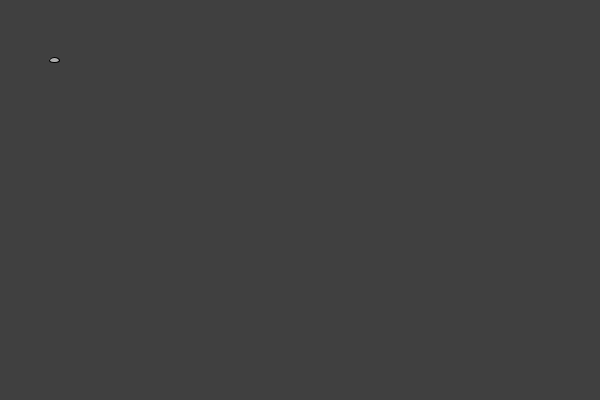
Frame 1 (no input)
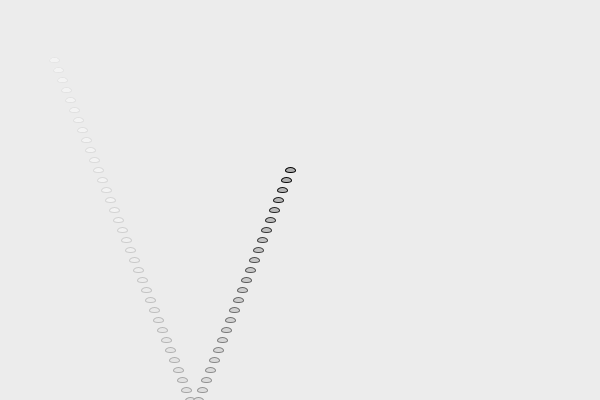
Frame 60 (the mouse pressed at the canvas centre just before this capture)
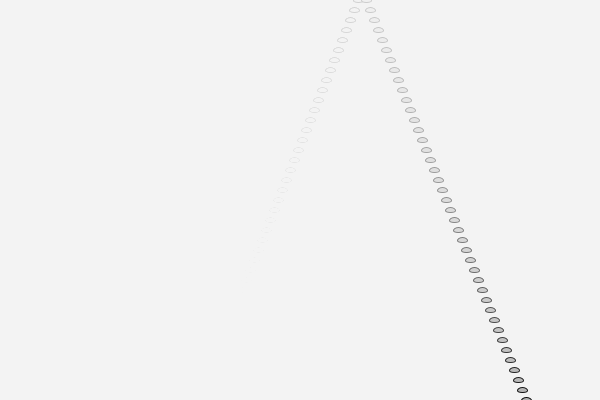
Frame 120 (the mouse held since frame 60 and released just before this capture)

The Processing sketch that drew these frames (run headless with seeded random() and noise(); from frame 60 on, the mouse is pressed at the canvas centre):

// Processing sketch: processing_47687
// ── processing_47687.pde

// The Nature of Code
// Daniel Shiffman
// Draft book

// Example 1-2: Bouncing Ball, with PVector!
PVector location;
PVector velocity;

void setup() {
  size(600,400);
  smooth();
  background(56);
  location = new PVector(50,50);
  velocity = new PVector(4,10);
}

void draw() {
  noStroke();
  fill(255,10);
  rect(0,0,width,height);
  
  // Add the current speed to the location.
  location.add(velocity);

  if ((location.x > width) || (location.x < 0)) {
    velocity.x = velocity.x * -1;
  }
  if ((location.y > height) || (location.y < 0)) {
    velocity.y = velocity.y * -1;
  }

  // Display circle at x location
  stroke(0);
  fill(175);
  ellipse(location.x,location.y,10,5);
}
